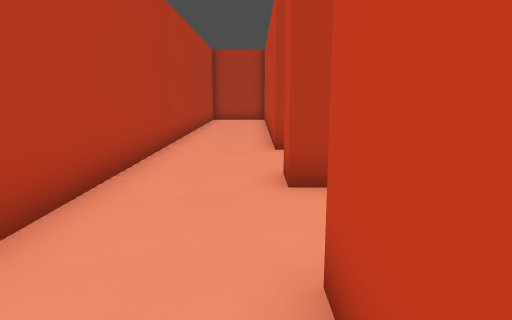
[1] (above)

20 first-person views from a walk through a Godot game level. The camera is 1.4 m above the floor, tilts 10° down and sees 70° across. The floor is counted in squares, 1 m on a side. Each view is taken from the middle of a square. On the plan, view 1 faces up. The plan holds only what a view shows up to about 16 squares ahead; the rest is blank.

[2]
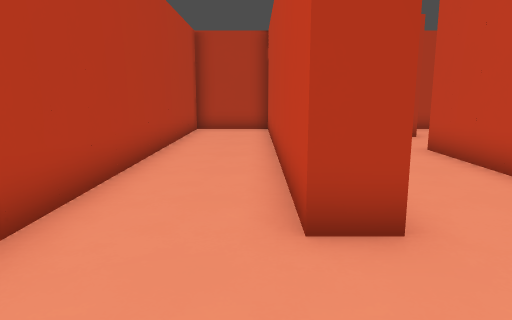

[3]
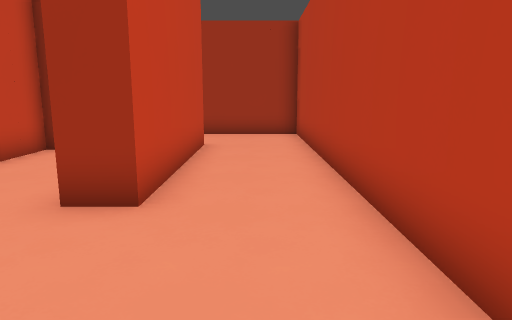

[4]
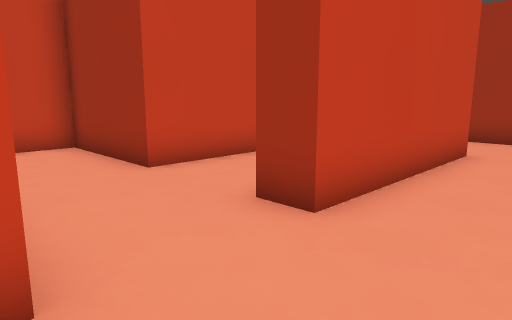

[5]
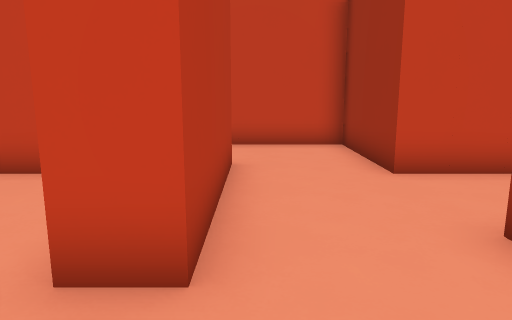

[6]
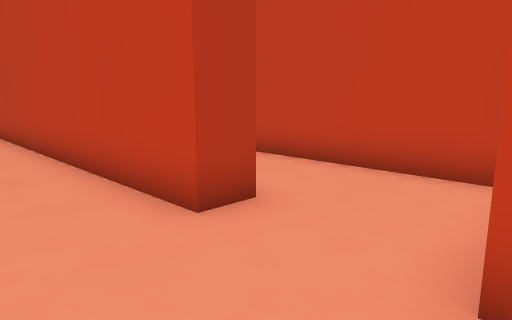

[7]
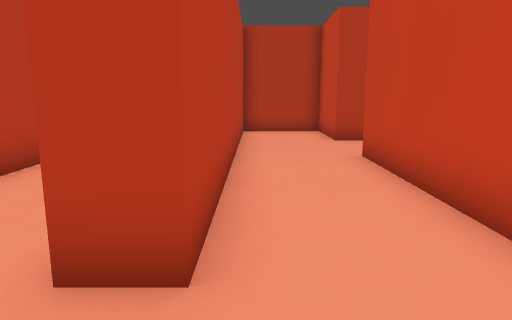

[8]
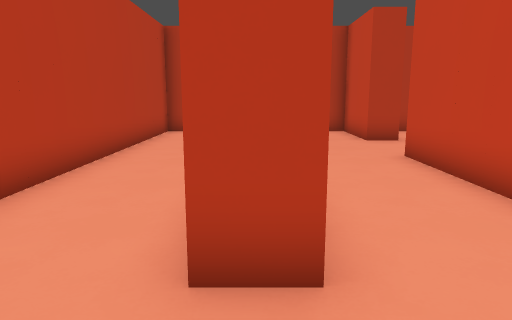

[9]
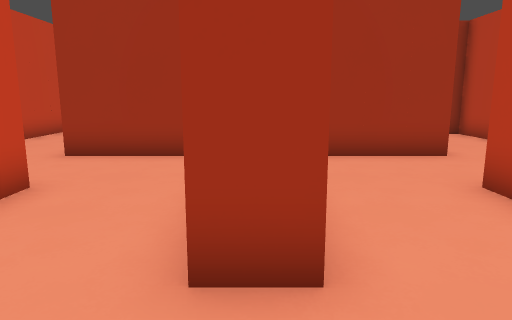

[10]
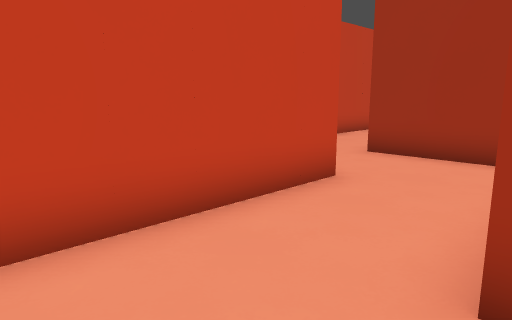

[11]
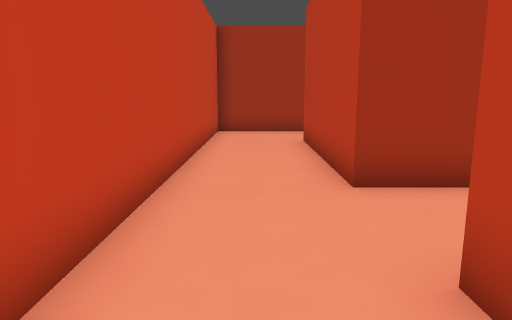

[12]
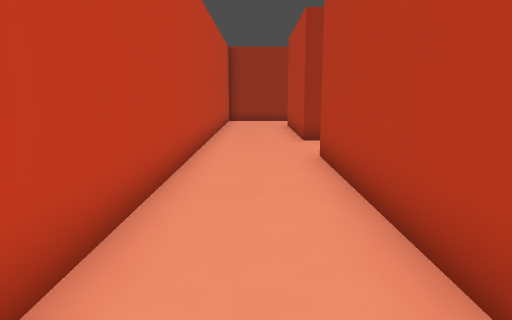

[13]
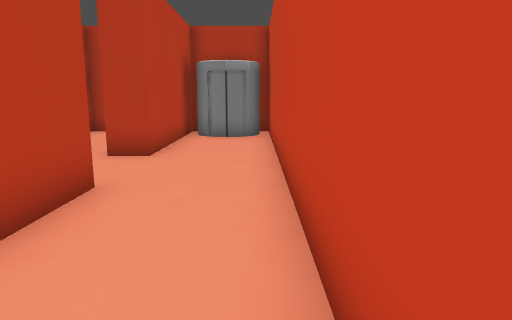

[14]
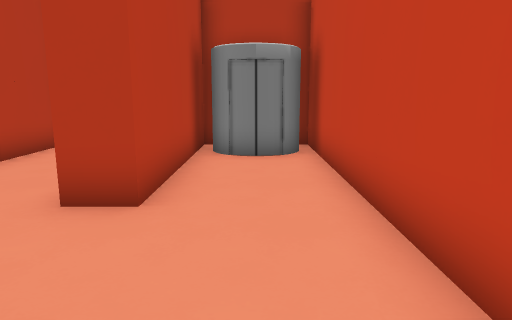

[15]
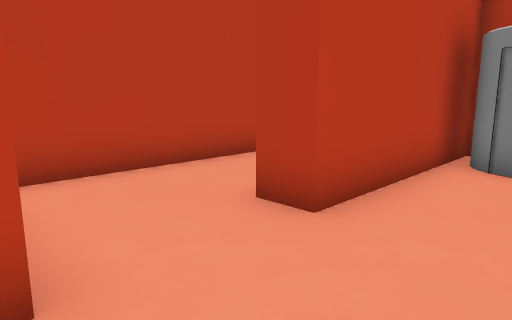

[16]
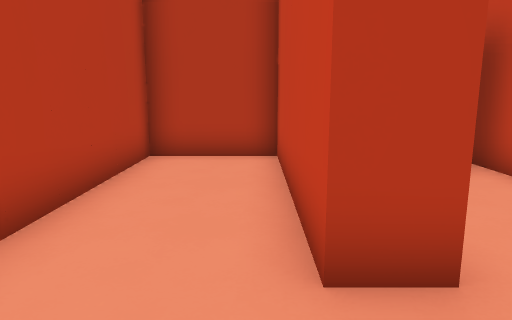

[17]
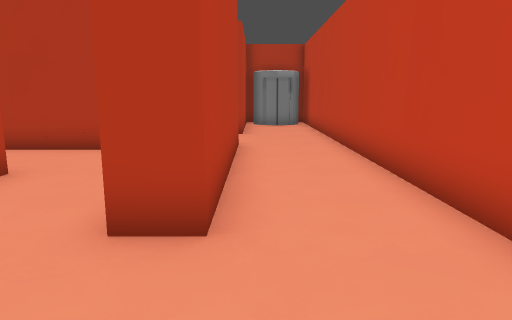

[18]
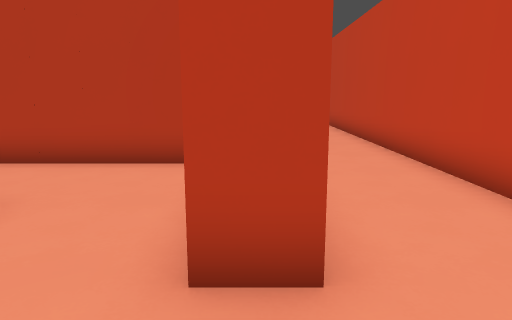

[19]
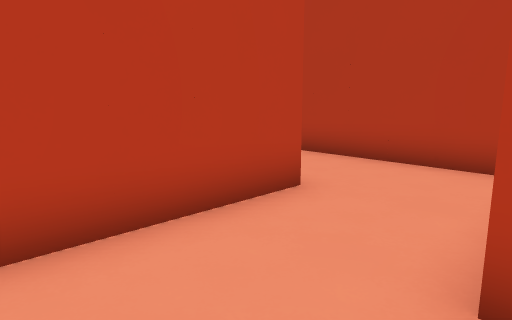

[20]
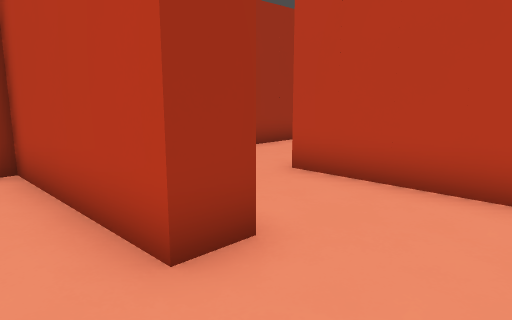

### Floor plan
Points are (right, up) in squares from view 1. A wall is a line through its corners. A room is listed if a view was taken in it or the views show most of it. See-through windows are left out.
Room 1 (views 1, 2, 3, 4, 5, 6, 7, 8, 9, 10, 11, 12, 13, 14, 15, 16, 17, 18, 19, 20)
walls: (5.5, 6.1) (5.5, 5.5) (0.5, 5.5) (0.5, 6.5); (8.4, 8.5) (9.5, 8.5); (4.5, 7.2) (4.5, 15.5); (10, 11.5) (7.4, 11.5); (10.6, 2.5) (13.5, 2.5) (13.5, -3.5) (12.5, -3.5); (5.5, 0.1) (5.5, -3.5); (11.6, 1.5) (7.1, 1.5); (13.5, 12.6) (13.5, 5.5) (12.5, 5.5) (12.5, 10.5); (8.5, -1.5) (9.5, -1.5) (9.5, -6.5); (1.5, -0.8) (1.5, -2.5) (1.9, -2.5); (4.5, -2.5) (4.5, 2.5) (8.5, 2.5) (8.5, 5.8); (5.6, 18.5) (4.5, 18.5) (4.5, 21.5) (1.5, 21.5) (1.5, 9.5) (0.5, 9.5) (0.5, 21.5) (-2.5, 21.5) (-2.5, -6.5) (3.5, -6.5); (0.5, -3.6) (0.5, 2.5) (1.5, 2.5); (7.4, 21.5) (6.6, 21.5); (13, -6.5) (16.5, -6.5) (16.5, 21.5) (16.1, 21.5); (13.5, 21.6) (13.5, 15.5) (12.5, 15.5) (12.5, 21.5) (9.5, 21.5) (9.5, 13.2)
objects: elevator (14, 20) to (16, 20)

Where each view was taken, in squares from view 1:
view 1: 0 up, 0 right, facing up
view 2: 6 up, 0 right, facing up
view 3: 7 up, 1 left, facing down
view 4: 6 up, 2 left, facing down-right
view 5: 5 up, 2 left, facing right
view 6: 6 up, 2 left, facing up-right
view 7: 7 up, 2 right, facing up
view 8: 7 up, 1 right, facing up
view 9: 11 up, 9 right, facing down
view 10: 11 up, 9 right, facing down-right
view 11: 8 up, 15 right, facing down
view 12: 14 up, 15 right, facing down
view 13: 7 up, 16 right, facing up
view 14: 11 up, 15 right, facing up
view 15: 12 up, 16 right, facing up-left
view 16: 13 up, 12 right, facing up
view 17: 2 up, 14 right, facing up
view 18: 6 down, 13 right, facing up
view 19: 6 down, 13 right, facing up-left
view 20: 1 up, 11 right, facing down-left
